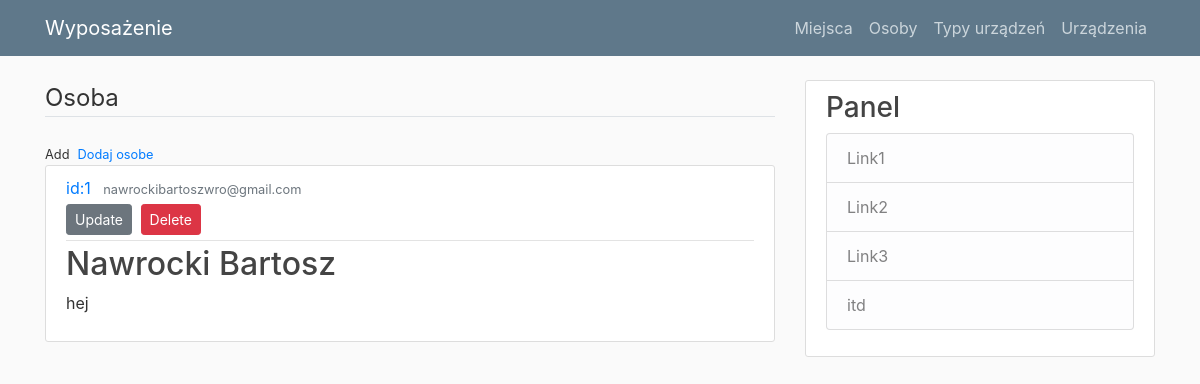
/pokazosobe/1, run on an earlier commit of the app's database.
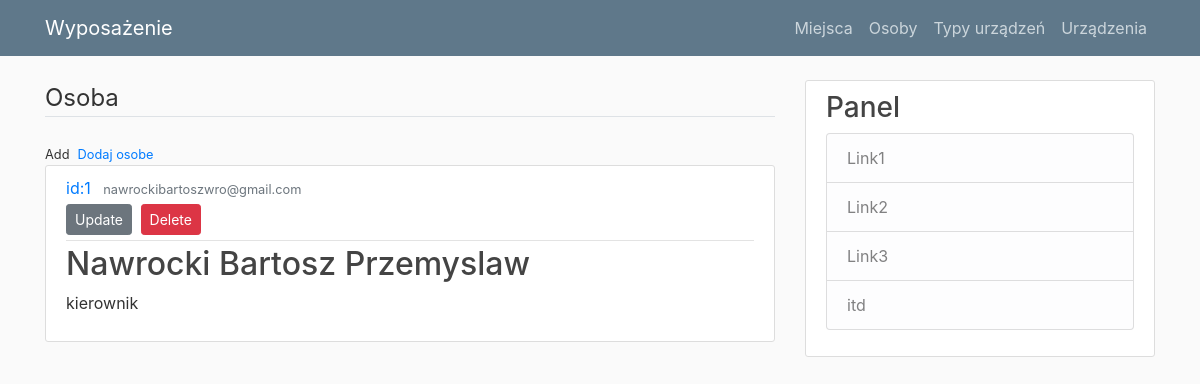
And on a later commit of the database.
### wyposazenie/models.py (models this page shows)
class Osoby(db.Model):
    __tablename__ = "osoby"
    id_osoba = db.Column(db.Integer, primary_key = True)
    imie = db.Column(db.String(30), nullable = False)
    nazwisko = db.Column(db.String(30), nullable = False)
    email = db.Column(db.String(30))
    opis = db.Column(db.String(150))

### wyposazenie/routes.py (the view)
@app.route("/pokazosobe/<int:id_osoba>", methods=['GET', 'POST'])
def pokazosobe(id_osoba):
    osoba_query = Osoby.query.get_or_404(id_osoba)
    return render_template("pokaz_osobe.html", osoba = osoba_query )

### wyposazenie/templates/pokaz_osobe.html (shortened to what this page needs)
{% extends "layout.html" %}
{% block content %}
<legend class="border-bottom mb-4">Osoba</legend>
<div>
    <small class="text muted">
        Add<a class="ml-2" href="{{ url_for('dodajosobe') }}">Dodaj osobe</a>
    </small>
</div>
<article class="media content-section">
    <div class="media-body">
        <div class="article-metadata">
            <a class="mr-2" href="#">id:{{ osoba.id_osoba }}</a>
            <small class="text-muted">{{ osoba.email}}</small>
            <div>
                <a class="btn btn-secondary btn-sm mt-1 mb-1"
                   href="{{ url_for('update_osoba', id_osoba=osoba.id_osoba) }}">Update</a>
                <button type="button" class="btn btn-danger btn-sm m-1" data-toggle="modal" data-target="#deleteModal">
                    Delete
                </button>
            </div>
        </div>
        <h2 class="article-title">{{ osoba.nazwisko }} {{ osoba.imie }}</h2>
        <p class="article-content">{{ osoba.opis }}</p>
    </div>
</article>
{%  endblock content %}

What changed in the data, as far as the page shows it:
changed Osoby "Nawrocki": imie "Bartosz" → "Bartosz Przemyslaw"; opis "hej" → "kierownik"
